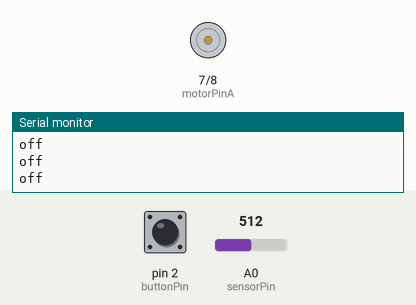
A sketch run on a simulated Arduino Uno, built with avr-gcc and run on an emulated ATmega328P. Parts: motor-driver pin pairs drawn as motors (green arrow = first pin HIGH = forward, orange = second pin HIGH = backward, longer = more drive, scaled by the enable pin), the last lines printed to the serial monitor. The test bench sets the inputs (shaded band); at power-on: A0 (sensorPin) = 512, pin 2 (buttonPin) LOW.

Above: at 1.2 s.
1.3 s: A0 (sensorPin) set to 108
2.8 s: A0 (sensorPin) set to 94
At 4.0 s:
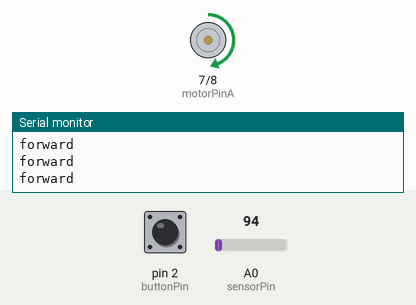
4.3 s: pin 2 (buttonPin) pulled HIGH for 0.15 s
At 4.8 s:
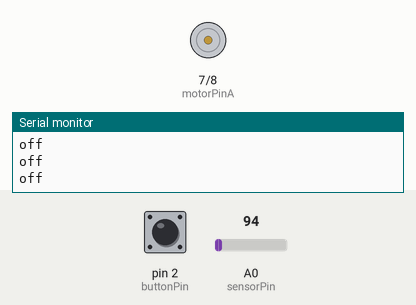
Timing chart, 0 to 7.3 s (numbered marks = the images above; inputs shaded):
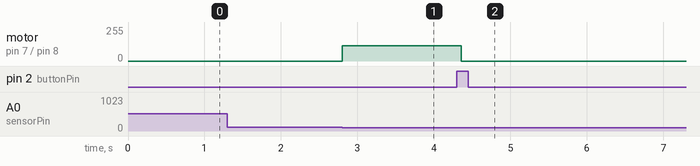

The sketch:

HW6.ino
```cpp
//speed control press sensor
int sensorPin = A0;
int sensorValue;
int motorSpeed;

//Motor
int enable = 9;  // PWM pin control speed
int motorPinA = 7;
int motorPinB = 8;

//peak detection
int peakValue = 10;
int thresholdHigh = 100;
int noise = 0;

bool moveForward = false;
//bool moveBackward = false;
int currentSpeed;

//press button to brake
const int buttonPin = 2;
int lastButton = 0;
int currentButton;

void setup() {
  Serial.begin(9600);
  pinMode(enable, OUTPUT);
  pinMode(motorPinA, OUTPUT);
  pinMode(motorPinB, OUTPUT);
  pinMode(sensorPin, INPUT);
  pinMode(buttonPin, INPUT);
}

void loop() {
  sensorValue = analogRead(sensorPin);
  //Serial.println(sensorValue);
  //unsigned long currentMillis;


  //PRESSURE determines speed
  if (sensorValue > thresholdHigh) {
    delay(100);
    // currentMillis = millis();
  }

  if (sensorValue > peakValue) {
    peakValue = sensorValue;
  }

  // do something if you have reached the peak and released your press
  if (sensorValue <= thresholdHigh - noise) {
    if (peakValue > thresholdHigh + noise) {
      Serial.println(peakValue);
      currentSpeed = peakValue;
      moveForward = true;
      //        if (currentMillis - millis() >= 5000) {
      //          moveForward = true;
      //          moveBackward = false;
      //        } else if ( currentMillis - millis() < 5000) {
      //          moveBackward = true;
      //          moveForward = false;
      //        }
      peakValue = 0;
    }
  }

  //Serial.println(currentMillis);

  //    if (sensorValue > 550) {
  //      motorSpeed = map(sensorValue, 0, 1023, 0, 255);
  //      forward(motorSpeed);
  //    }
  //    if (sensorValue < 350 && sensorValue > 60) {
  //      motorSpeed = map(sensorValue, 351, 549, 0, 255);
  //      reverse(motorSpeed);
  //    }
  //
  //    if (sensorValue > 349 && sensorValue < 551) {
  //      brake();
  //    }
  //
  //    if (sensorValue < 61) {
  //      brake();
  //    }

  //BRAKE! if button pressed
  currentButton = digitalRead(buttonPin);
  //edge detect
  if (currentButton != lastButton) {
    //debounce
    delay(10);
    currentButton = digitalRead(buttonPin);

    if (currentButton == HIGH) {
      moveForward = false;
      //moveBackward = false;
    }
    delay(50);
  }
  lastButton = currentButton;


  //MOTOR ON OFF
  if (moveForward == true) {
    motorSpeed = map(currentSpeed, 90, 1023, 0, 255);
    forward(motorSpeed);
    Serial.println("forward");
  } else {
    brake();
    Serial.println("off");
  }
//  if (moveForward == true) {
//    motorSpeed = map(currentSpeed, 90, 1023, 0, 255);
//    forward(motorSpeed);
//    Serial.println("forward");
//  } else if (moveBackward == true) {
//    motorSpeed = map(currentSpeed, 90, 1023, 0, 255);
//    reverse(motorSpeed);
//    Serial.println("backward");
//  } else {
//  brake();
//  Serial.println("off");
//}

}


//FUNCTIONS
void forward(int s) {
  digitalWrite(enable, LOW);
  digitalWrite(motorPinA, HIGH);
  digitalWrite(motorPinB, LOW);
  analogWrite(enable, s);
}

void reverse(int s) {
  digitalWrite(enable, LOW);
  digitalWrite(motorPinA, LOW);
  digitalWrite(motorPinB, HIGH);
  analogWrite(enable, s);
}

void brake() {
  digitalWrite(enable, LOW);
  digitalWrite(motorPinA, LOW);
  digitalWrite(motorPinB, LOW);
  digitalWrite(enable, HIGH);
}
```

Measured:
- the behaviour switches between 101 and 100 on A0 (sensorPin) (found by bisection; images 0 and 1)
- after the input at 2.8 s, motor on pin 7 (motorPinA) / pin 8 (motorPinB): stopped → forward 115/255 at once
- after the input at 4.3 s, motor on pin 7 (motorPinA) / pin 8 (motorPinB): forward 115/255 → stopped after 0.06 s
